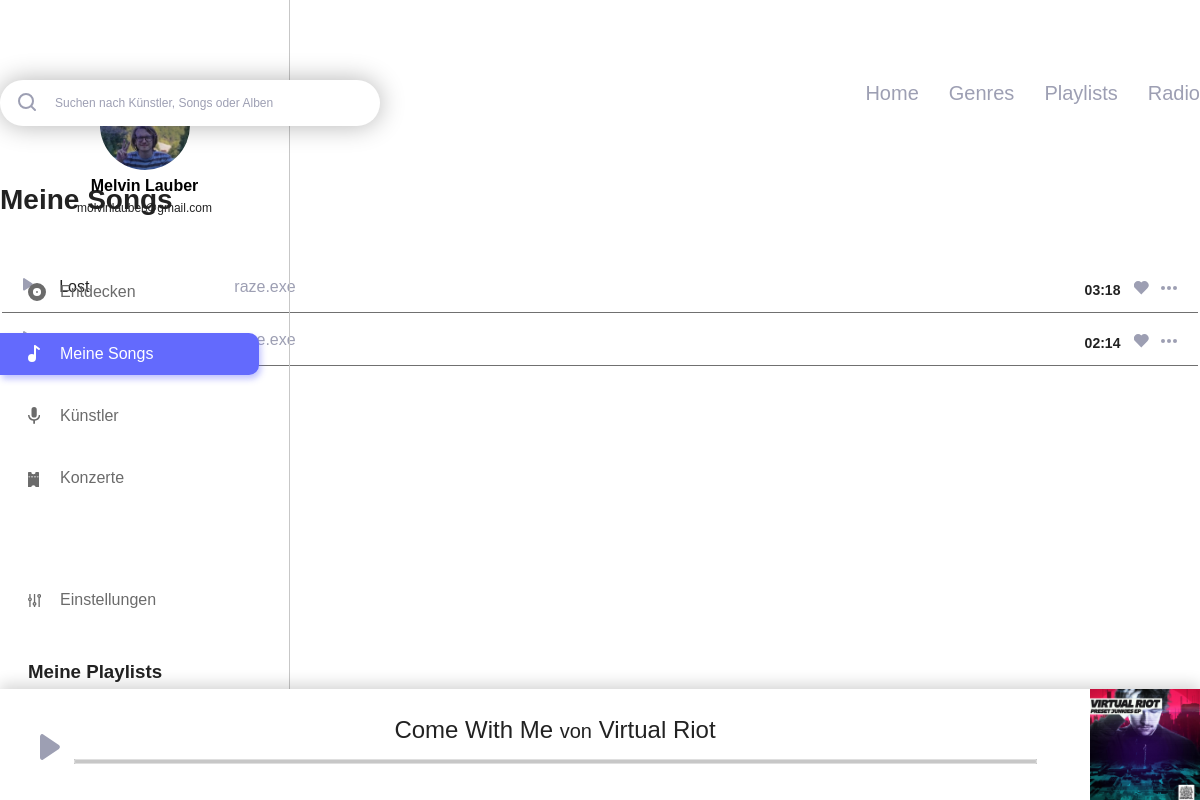
/my_songs.php (signed in), run on the app's committed database.
### tables this page shows
CREATE TABLE IF NOT EXISTS `users` (
  `id` int(11) NOT NULL AUTO_INCREMENT,
  `username` varchar(255) NOT NULL,
  `email` varchar(255) NOT NULL,
  `firstname` varchar(255) NOT NULL,
  `lastname` varchar(255) NOT NULL,
  `password_hash` varchar(255) NOT NULL,
  `password_token` varchar(255) NOT NULL,
  `is_artist` int(1) NOT NULL,
  `has_darkmode` tinyint(1) NOT NULL,
  PRIMARY KEY (`id`),
  UNIQUE KEY `username` (`username`),
  UNIQUE KEY `email` (`email`)
);

CREATE TABLE IF NOT EXISTS `saved_songs` (
  `user_id_link` int(11) NOT NULL,
  `song_id` int(11) NOT NULL,
  KEY `saved_songs_fk0` (`user_id_link`),
  KEY `saved_songs_fk1` (`song_id`)
);

CREATE TABLE IF NOT EXISTS `song` (
  `song_id` int(11) NOT NULL AUTO_INCREMENT,
  `artist_id` int(11) NOT NULL,
  `song_name` varchar(255) NOT NULL,
  `album_id` int(11) NOT NULL,
  `length` varchar(255) NOT NULL,
  `genre_id` int(11) NOT NULL,
  PRIMARY KEY (`song_id`),
  KEY `song_fk0` (`artist_id`),
  KEY `song_fk1` (`album_id`),
  KEY `song_fk2` (`genre_id`)
);

CREATE TABLE IF NOT EXISTS `artist` (
  `artist_id` int(11) NOT NULL AUTO_INCREMENT,
  `user_id` int(11) NOT NULL,
  `artist_firstname` varchar(255) NOT NULL,
  `artist_lastname` varchar(255) NOT NULL,
  `biography` text NOT NULL,
  PRIMARY KEY (`artist_id`),
  KEY `artist_fk0` (`user_id`)
);

### includes/start.php (called while the page is built, shortened)
<?php
include 'db.php';
if (isset($_SESSION['user']['id']) && !empty($_SESSION['user']['id'])) {
	$statement = $pdo->prepare("SELECT * FROM `users` WHERE `id` = :id");
	$result = $statement->execute(array('id' => $_SESSION['user']['id']));
}
if (isset($_SESSION['user']['has_darkmode']) && $_SESSION['user']['has_darkmode'] == 1) {
	$body_class = 'dark';
}
else {
	$body_class = '';
}
?>

### my_songs.php (the view, shortened to what this page needs)
<?php
include 'includes/start.php';
$saved_song_query = "SELECT saved_songs.user_id_link, songs.*, artists.artist_firstname, artists.artist_lastname FROM `saved_songs` saved_songs
					INNER JOIN `song` songs ON songs.song_id = saved_songs.song_id
					LEFT JOIN `artist` artists ON artists.artist_id = songs.artist_id
					WHERE `user_id_link` = ".$_SESSION['user']['id'];
?>
<!DOCTYPE html>
<html lang="de">
	<head>
		<?php include 'includes/meta_data.php'; ?>
	</head>
	<body class="<?php echo $body_class; ?>">
		<?php include 'includes/navigation_left.php'; ?>
		<?php include 'includes/playbar.php'; ?>
		<div class="main_content_wrapper">
			<div class="main_content_inner">
				<?php include 'includes/search_navi.php'; ?>
				<h3 class="short_title"><?php echo MY_SONGS; ?></h3>
				<table class="saved_songs_list">
					<tbody>
						<?php foreach ($pdo->query($saved_song_query) as $saved_songs_data) { ?>
							<tr>
								<td class="play"><img src="img/assets/play.svg" class="svg" alt="play"></td>
								<td class="song_name"><?php echo $saved_songs_data['song_name']; ?></td>
								<td class="artist_name"><a href="artist_detail.php?artist_id=<?php echo 1; ?>"><?php echo $saved_songs_data['artist_firstname'].' '.$saved_songs_data['artist_lastname']; ?></a></td>
								<td class="actions"><img src="img/assets/like.svg" class="svg like" alt="Like"><img src="img/assets/show_more.svg" class="svg more" alt="show_more"></td>
								<td class="length"><?php echo $saved_songs_data['length']; ?></td>
							</tr>
						<?php } ?>
					</tbody>
				</table>
			</div>
		</div>
	</body>

### includes/navigation_left.php (shortened to what this page needs)
<?php
if(isset($_SESSION['active'])) {
	$active_class = $_SESSION['active'];
}
$query = "SELECT * FROM `users` WHERE `id` = ".$_SESSION['user']['id'];
$playlist_query = "SELECT * FROM `playlist` WHERE `user_id` = ".$_SESSION['user']['id'];
?>
<div class="navigation_left">
	<div class="navigation_wrapper">
		<div class="profile">
			<h3 class="profile_name">
				<?php foreach ($pdo->query($query) as $user_data) {
					echo $user_data['firstname'].' '.$user_data['lastname'];
				} ?>
			</h3>
			<p class="profile_mail">
				<?php foreach ($pdo->query($query) as $user_data) {
					echo $user_data['email'];
				} ?>
			</p>
		</div>
		<div class="main_navigation">
			<ul>
				<li class="navigation_element <?php if($active_class === 'discover') { echo 'active'; } ?>"><a href="index.php"><img class="svg" src="img/assets/discover.svg" alt="<?php echo DISCOVER; ?>"><?php echo DISCOVER; ?></a></li>
				<li class="navigation_element <?php if($active_class === 'my_songs') { echo 'active'; } ?>"><a href="my_songs.php"><img class="svg" src="img/assets/my_songs.svg" alt="<?php echo MY_SONGS; ?>"><?php echo MY_SONGS; ?></a></li>
				<li class="navigation_element <?php if($active_class === 'artists') { echo 'active'; } ?>"><a href="artists.php"><img class="svg" src="img/assets/artists.svg" alt="<?php echo ARTISTS; ?>"><?php echo ARTISTS; ?></a></li>
				<li class="navigation_element <?php if($active_class === 'events') { echo 'active'; } ?>"><a href="events.php"><img class="svg" src="img/assets/events.svg" alt="<?php echo EVENTS; ?>"><?php echo EVENTS; ?></a></li>
				<li class="navigation_element <?php if($active_class === 'settings') { echo 'active'; } ?>"><a href="settings.php"><img class="svg" src="img/assets/settings_nav.svg" alt="<?php echo SETTINGS; ?>"><?php echo SETTINGS; ?></a></li>
			</ul>
		</div>
		<div class="playlist_wrapper">
			<h3 class="playlist_title"><?php echo MY_PLAYLISTS; ?></h3>
			<ul>
				<?php foreach ($pdo->query($playlist_query) as $playlist_data) { ?>
					<li class="playlist_element"><a href="playlist_overview.php?playlist_id=<?php echo $playlist_data['playlist_id']; ?>"><?php echo $playlist_data['playlist_name']; ?></a></li>
				<?php } ?>
			</ul>
		</div>
	</div>
</div>

### css/_config.css (style rules this page uses)
:root { --primary-color: #636AFD; --primary-color_light: #e0e1ff; --text: #222; --navigation_left: #6B6B6B; --border: #C7C7C7; --light_text: #9D9FB3; --button: #ededed; --border-bottom: #707070; --background_dark_mode: #21252B; --dark_mode_border: #30353B; --dark_mode_input: #30353B; --dark_mode_light: #DDDDDD; --standard_shadow: 0 3px 27px rgba(0,0,0,0.39); --standard_radius: 13px; }

### css/_basic.css (style rules this page uses)
body { font-family: 'DM Sans', sans-serif; margin: 0; padding: 0; color: var(--text); -webkit-font-smoothing: antialiased; -moz-osx-font-smoothing: grayscale; }
h3 { margin: 0; padding: 0; }
h3.short_title { font-size: 28px; line-height: 37px; font-weight: 700; color: var(--text); margin-bottom: 40px; }
ul { padding: 0; margin: 0; }
.main_content_wrapper { padding-top: 80px; }
.main_content_inner { max-width: 1200px; margin: 0 auto; padding-bottom: 150px; box-sizing: border-box; }
.profile { text-align: center; }

### css/_navigation.css (style rules this page uses)
.navigation_left { position: fixed; width: 290px; height: 100%; border-right: 1px solid var(--border); padding: 80px 0; box-sizing: border-box; }
.navigation_left .profile { width: 195px; margin: 0 auto; margin-bottom: 50px; }
h3.profile_name { margin-top: 5px; font-size: 16px; line-height: 21px; color: #000; font-weight: 700; }
.profile_mail { font-size: 12px; line-height: 25px; margin: 0; margin-bottom: 5px; }
.navigation_left .main_navigation ul { padding-right: 30px; box-sizing: border-box; width: 100%; }
.navigation_left .main_navigation ul li.navigation_element { position: relative; list-style-type: none; color: var(--navigation_left); margin-top: 20px; }
.navigation_left .main_navigation ul li.navigation_element:first-child { margin-top: 0; }
.navigation_left .main_navigation ul li.navigation_element:last-child { margin-top: 80px; }
.navigation_left .main_navigation ul li.navigation_element.active a, .navigation_left .main_navigation ul li.navigation_element a:hover { background: var(--primary-color); color: #fff; box-shadow: 2px 4px 6px rgba(99, 106, 253, 0.4); transition: background 0.2s ease, color 0.2s ease; }
.navigation_left .main_navigation ul li a { color: inherit; text-decoration: none; padding: 12px 20px; padding-left: 60px; border-top-right-radius: 10px; border-bottom-right-radius: 10px; box-sizing: border-box; display: inline-block; width: 100%; transition: background 0.2s ease, color 0.2s ease; }
.playlist_wrapper { margin-top: 40px; padding-right: 30px; box-sizing: border-box; width: 100%; }
.playlist_wrapper .playlist_title { padding-left: 28px; box-sizing: border-box; }
.playlist_wrapper ul li.playlist_element { list-style-type: none; color: var(--navigation_left); margin-top: 10px; }
.playlist_wrapper ul li.playlist_element a { color: inherit; text-decoration: none; padding: 8px 20px; padding-left: 28px; border-top-right-radius: 10px; border-bottom-right-radius: 10px; box-sizing: border-box; display: inline-block; width: 100%; transition: background 0.2s ease, color 0.2s ease; }

### css/_songs.css (style rules this page uses)
.saved_songs_list { width: 100%; }
.saved_songs_list tr { display: inline-block; width: 100%; padding: 14.5px 20px; box-sizing: border-box; border-bottom: 1px solid var(--border-bottom); }
.saved_songs_list tr td { display: inline-block; }
.saved_songs_list tr td.play { margin-right: 20px; }
.saved_songs_list tr td.song_name, .saved_songs_list tr td.artist_name a, .saved_songs_list tr td.artist_name a:hover { font-size: 16px; line-height: 21px; font-weight: 400; color: var(--text); margin-right: 30px; width: 12%; text-decoration: none; }
.saved_songs_list tr td.artist_name a { color: var(--light_text); }
.saved_songs_list tr td.actions, .saved_songs_list tr td.length { float: right; }
.saved_songs_list tr td.length { position: relative; top: 5px; font-size: 14px; line-height: 18px; font-weight: 700; color: var(--text); margin-right: 12px; }

### css/_dark.css (style rules this page uses)
body.dark .saved_songs_list tr td.song_name, .saved_songs_list tr td.artist_name a, .saved_songs_list tr td.artist_name a:hover { color: var(); }

### data on the page
users: firstname "Melvin", lastname "Lauber", email "molvinlauber@gmail.com"
saved_songs: song_id.song_name "Lost", artist.artist_firstname "raze.exe", song_id.length "03:18"
saved_songs: artist.artist_firstname "raze.exe", song_id.length "02:14"

### other printed values
DISCOVER "Entdecken"
MY_SONGS "Meine Songs"
ARTISTS "Künstler"
EVENTS "Konzerte"
SETTINGS "Einstellungen"
MY_PLAYLISTS "Meine Playlists"
HOME "Home"
GENRES "Genres"
PLAYLISTS "Playlists"
RADIO "Radio"
